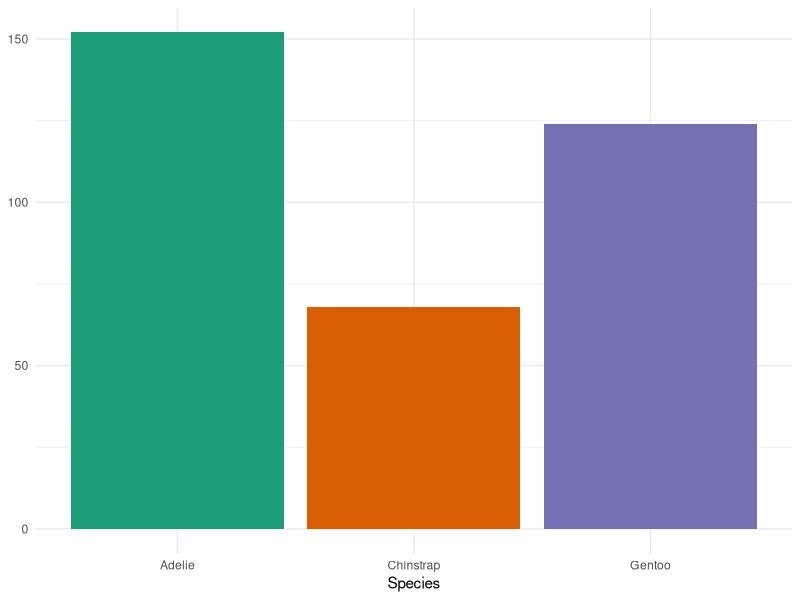
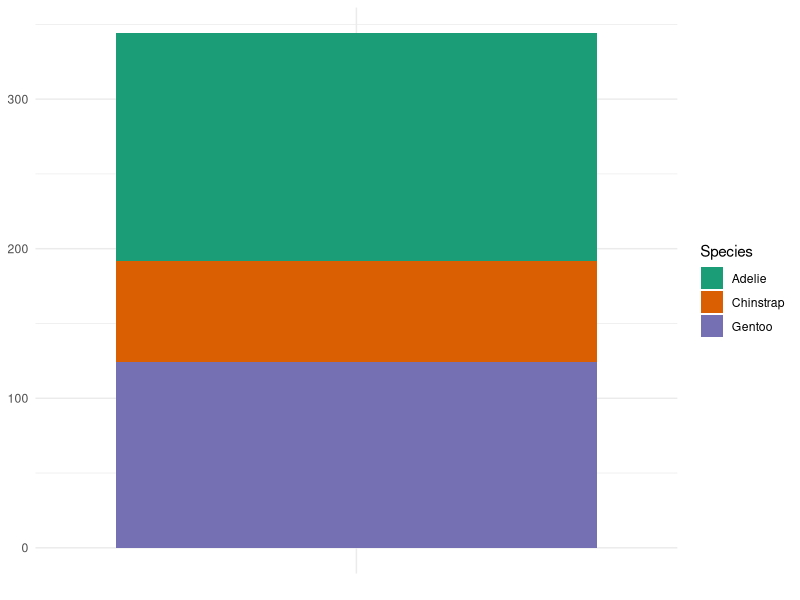
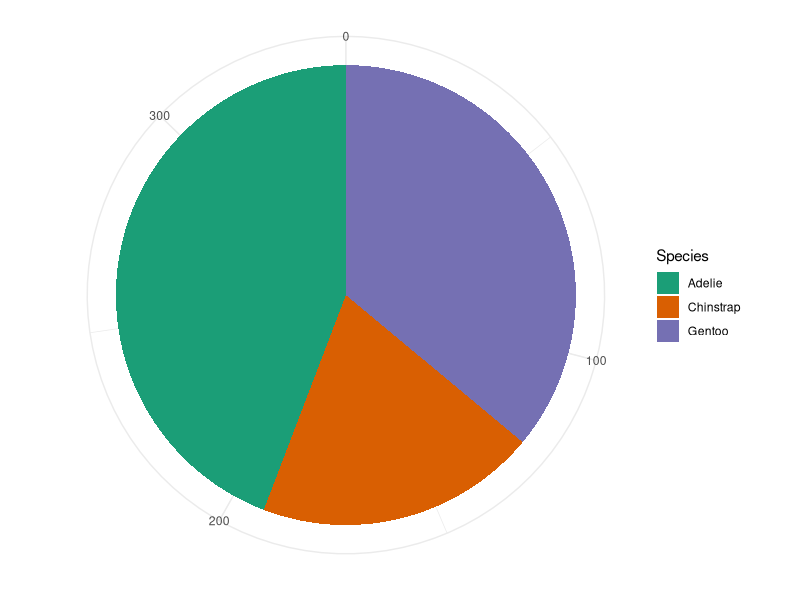
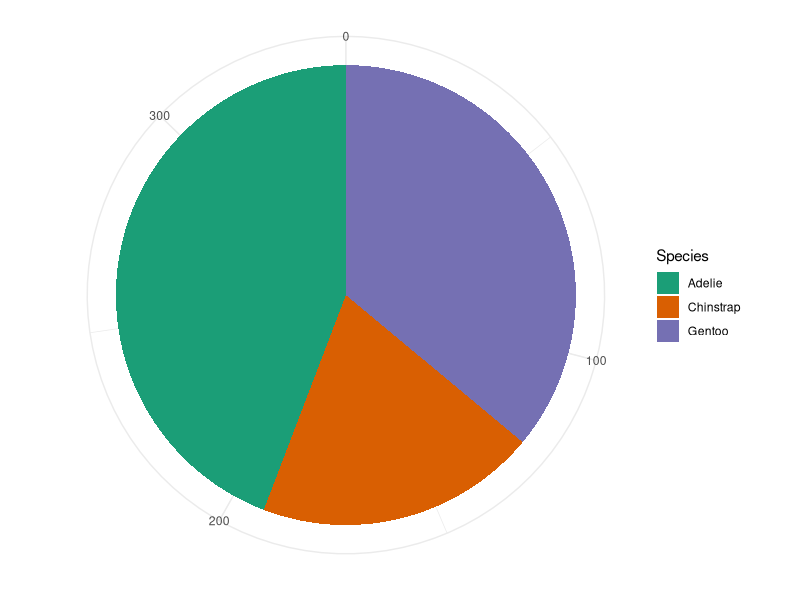
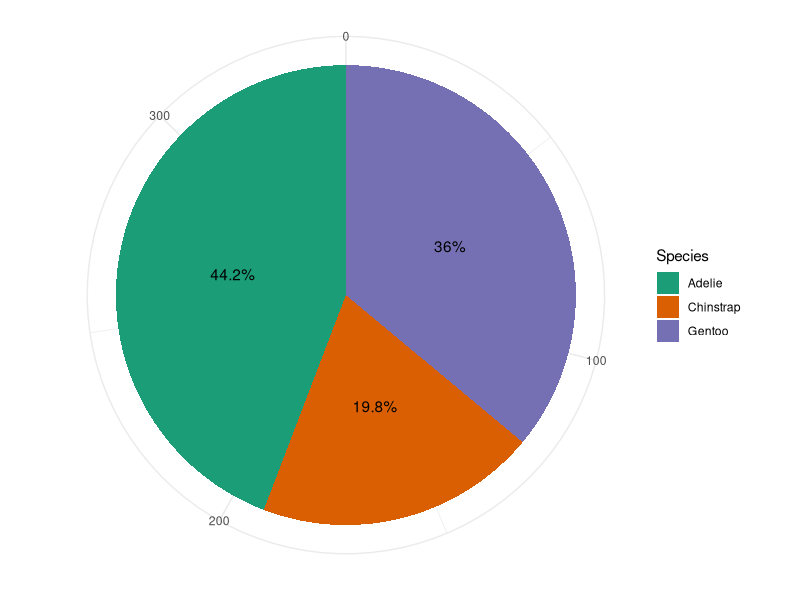
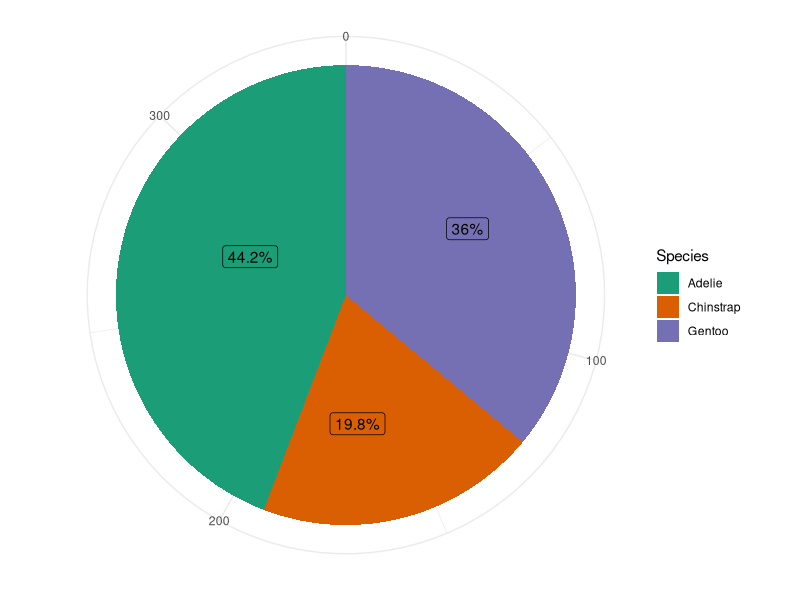
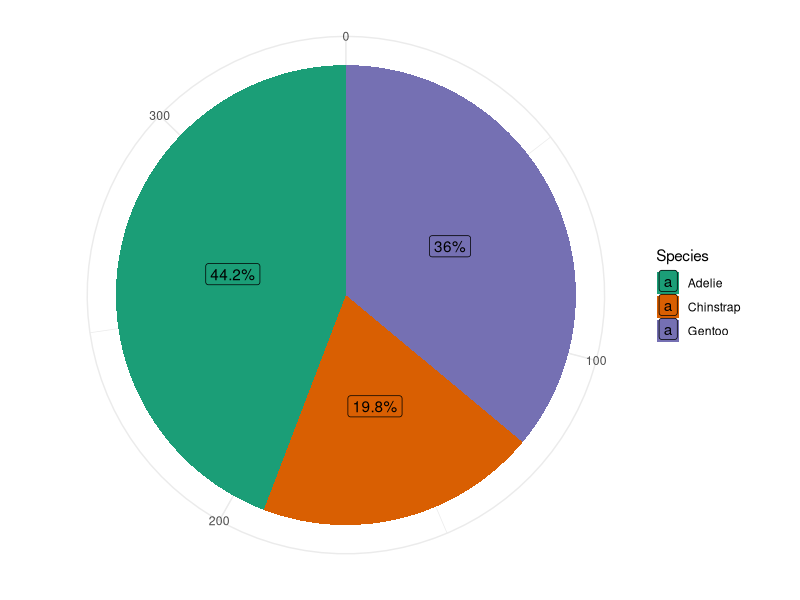

Here is the R script that generated these plots, in order:
## ---- chunk 1
library(tidyverse)
library(modeldata)
view(penguins)
## ---- chunk 2
penguins |> 
  ggplot(aes(x = species,
             fill = species)) +
  geom_bar(show.legend = F) +
  scale_fill_brewer(palette = "Dark2") +
  labs(x = "Species",
       y = NULL)+
  theme_minimal()
## ---- chunk 3
pen_sum <- penguins |>
  count(species) |>
  arrange(desc(n))
pen_sum
## ---- chunk 4
pen_sum |> 
  ggplot(aes(x = "",
             y = n,
             fill = species)) +
  geom_col() +
  scale_fill_brewer(palette = "Dark2") +
  labs(fill = "Species",
       x = NULL,
       y = NULL) +
  theme_minimal() 
## ---- chunk 5
pen_sum |> 
  ggplot(aes(x = "",
             y = n,
             fill = species)) +
  geom_col() +
  coord_polar("y") +
  scale_fill_brewer(palette = "Dark2") +
  labs(fill = "Species",
       x = NULL,
       y = NULL) +
  theme_minimal() 
## ---- chunk 6
pen_sum |> 
  ggplot(aes(x = "",
             y = n,
             fill = species)) +
  geom_col() +
  coord_polar("y") +
  scale_fill_brewer(palette = "Dark2") +
  labs(fill = "Species",
       x = NULL,
       y = NULL) +
  theme_minimal() 
## ---- chunk 7
pen_sum |> 
  ggplot(aes(x = "",
             y = n,
             fill = species)) +
  geom_col() +
  geom_text(aes(label = paste0(round(n/sum(n)*100, 1), "%")),
            position = position_stack(vjust = 0.5)) +
  coord_polar("y") +
  scale_fill_brewer(palette = "Dark2") +
  labs(fill = "Species",
       x = NULL,
       y = NULL) +
  theme_minimal()
## ---- chunk 8
library(ggrepel)

pen_sum |> 
  ggplot(aes(x = "",
             y = n,
             fill = species)) +
  geom_col(width = 1) +
  geom_label_repel(aes(label = paste0(round(n/sum(n)*100, 1), "%")),
                   position = position_stack(vjust = 0.5),
                   force_pull = 0.5,
                   show.legend = FALSE) +
  coord_polar("y") +
  scale_fill_brewer(palette = "Dark2") +
  labs(fill = "Species",
       x = NULL,
       y = NULL) +
  theme_minimal()
## ---- chunk 9
pen_sum |> 
  ggplot(aes(x = "",
             y = n,
             fill = species)) +
  geom_col() +
  geom_label(aes(label = paste0(round(n/sum(n)*100, 1), "%")),
             position = position_stack(vjust = 0.5)) +
  coord_polar("y") +
  scale_fill_brewer(palette = "Dark2") +
  labs(fill = "Species",
       x = NULL,
       y = NULL) +
  theme_minimal()
